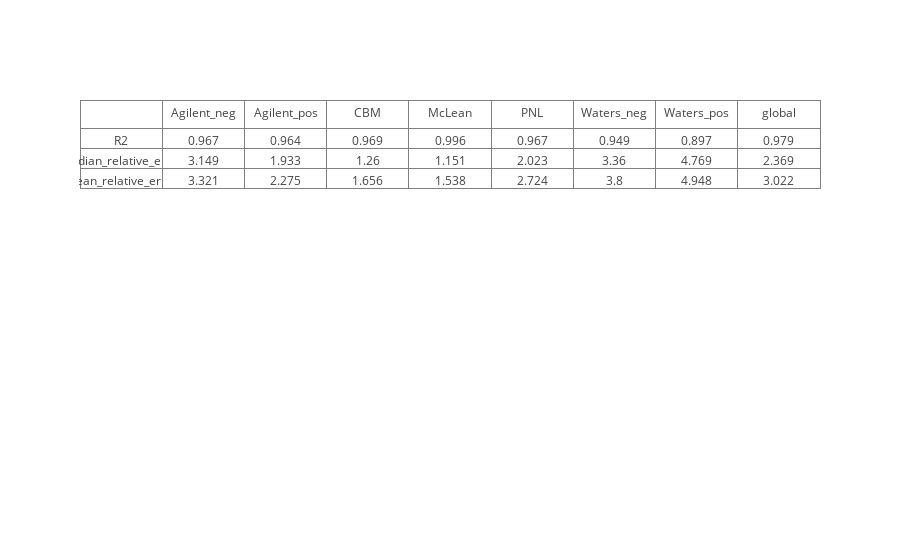
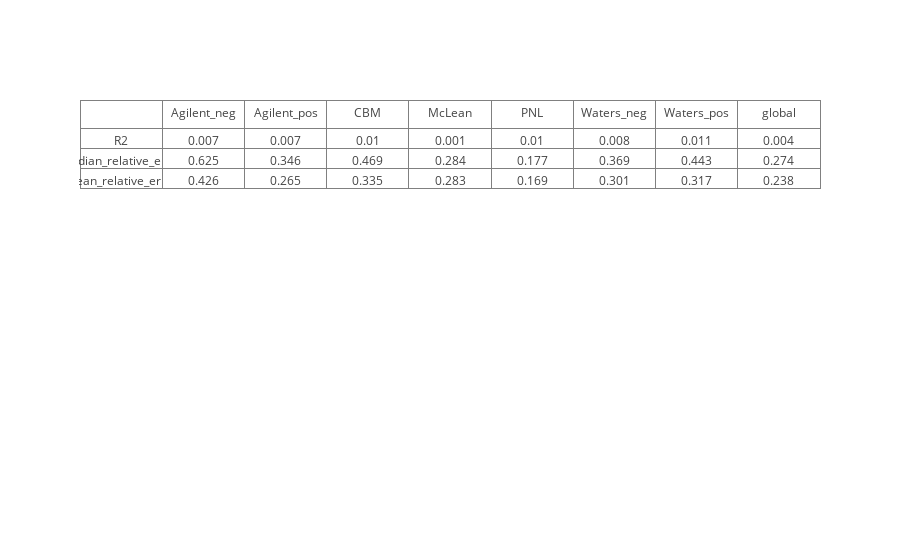

Notebook code cell kept with these figures, in order:
### Code cell
test_sets_names = [""] + test_sets_names
metrics = [ms_r2,  ms_median_relative, ms_mean_relative]
averages = [["R2", "median_relative_error", "mean_relative_error"]]
stds = [["R2", "median_relative_error", "mean_relative_error"]]
for i, dset in enumerate(test_sets):
    t_averages = []
    t_stds = []
    for metric in metrics:
        t_averages.append(np.round(np.mean([d[i] for d in metric]), decimals=3))
        t_stds.append(np.round(np.std([d[i] for d in metric]), decimals=3))
    averages.append(t_averages)
    stds.append(t_stds)
    
table_average = go.Table(
    header=dict(values=test_sets_names),
    cells=dict(values=averages))

table_stds = go.Table(
    header=dict(values=test_sets_names),
    cells=dict(values=stds))

iplot([table_average])
iplot([table_stds])

### Figure 1 — Plotly figure (JSON) as saved in the notebook; plotly's stock layout.template omitted (floating-point values rounded to 4 significant figures)
{"data": [{"cells": {"values": [["R2", "median_relative_error", "mean_relative_error"], [0.967, 3.149, 3.321], [0.964, 1.933, 2.275], [0.969, 1.26, 1.656], [0.996, 1.151, 1.538], [0.967, 2.023, 2.724], [0.949, 3.36, 3.8], [0.897, 4.769, 4.948], [0.979, 2.369, 3.022]]}, "header": {"values": ["", "Agilent_neg", "Agilent_pos", "CBM", "McLean", "PNL", "Waters_neg", "Waters_pos", "global"]}, "type": "table", "uid": "7f847d9e-03ab-11e9-bc9a-705a0f47fdfe"}], "layout": {}}

### Figure 2 — Plotly figure (JSON) as saved in the notebook; plotly's stock layout.template omitted (floating-point values rounded to 4 significant figures)
{"data": [{"cells": {"values": [["R2", "median_relative_error", "mean_relative_error"], [0.007, 0.625, 0.426], [0.007, 0.346, 0.265], [0.01, 0.469, 0.335], [0.001, 0.284, 0.283], [0.01, 0.177, 0.169], [0.008, 0.369, 0.301], [0.011, 0.443, 0.317], [0.004, 0.274, 0.238]]}, "header": {"values": ["", "Agilent_neg", "Agilent_pos", "CBM", "McLean", "PNL", "Waters_neg", "Waters_pos", "global"]}, "type": "table", "uid": "7f847da0-03ab-11e9-bc9a-705a0f47fdfe"}], "layout": {}}
